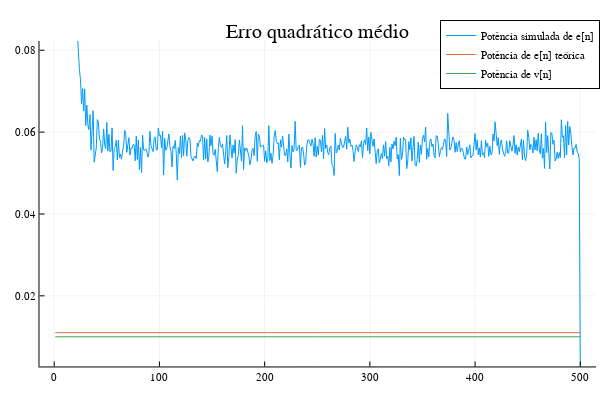

The notebook cell saved with this chart:
### Code cell
plot(title= "Erro quadrático médio")
plot!(erro', label = "Potência simulada de e[n]")
plot!(ones(N)*(σv2 + EMSE), label = "Potência de e[n] teórica")
plot!(ones(N)*σv2, label= "Potência de v[n]")
plot!(ylims = [0.005, 0.08])

### Figure 1 — Plotly figure (JSON) as saved in the notebook; plotly's stock layout.template omitted (floating-point values rounded to 4 significant figures; data arrays with more than 128 entries replaced by an {"elided": "..."} marker saying what was removed)
{"data": [{"colorbar": {"title": ""}, "legendgroup": "Potência simulada de e[n]", "line": {"color": "rgba(0, 154, 250, 1.000)", "dash": "solid", "shape": "linear", "width": 1}, "mode": "lines", "name": "Potência simulada de e[n]", "showlegend": true, "type": "scatter", "x": {"elided": "500 int values"}, "xaxis": "x", "y": {"elided": "500 float values"}, "yaxis": "y", "zmax": null, "zmin": null}, {"colorbar": {"title": ""}, "legendgroup": "Potência de e[n] teórica", "line": {"color": "rgba(227, 111, 71, 1.000)", "dash": "solid", "shape": "linear", "width": 1}, "mode": "lines", "name": "Potência de e[n] teórica", "showlegend": true, "type": "scatter", "x": {"elided": "500 int values"}, "xaxis": "x", "y": {"elided": "500 float values"}, "yaxis": "y", "zmax": null, "zmin": null}, {"colorbar": {"title": ""}, "legendgroup": "Potência de v[n]", "line": {"color": "rgba(62, 164, 78, 1.000)", "dash": "solid", "shape": "linear", "width": 1}, "mode": "lines", "name": "Potência de v[n]", "showlegend": true, "type": "scatter", "x": {"elided": "500 int values"}, "xaxis": "x", "y": {"elided": "500 float values"}, "yaxis": "y", "zmax": null, "zmin": null}], "layout": {"annotations": [{"font": {"color": "rgba(0, 0, 0, 1.000)", "family": "sans-serif", "size": 20}, "rotation": 0, "showarrow": false, "text": "Erro quadrático médio", "x": 0.5296, "xanchor": "center", "xref": "paper", "y": 1, "yanchor": "top", "yref": "paper"}], "height": 400, "legend": {"bgcolor": "rgba(255, 255, 255, 1.000)", "bordercolor": "rgba(0, 0, 0, 1.000)", "borderwidth": 1, "font": {"color": "rgba(0, 0, 0, 1.000)", "family": "sans-serif", "size": 11}, "tracegroupgap": 0, "traceorder": "normal", "x": 1, "xanchor": "auto", "y": 1, "yanchor": "auto"}, "margin": {"b": 20, "l": 0, "r": 0, "t": 20}, "paper_bgcolor": "rgba(255, 255, 255, 1.000)", "plot_bgcolor": "rgba(255, 255, 255, 1.000)", "showlegend": true, "width": 600, "xaxis": {"anchor": "y", "domain": [0.06582, 0.9934], "gridcolor": "rgba(0, 0, 0, 0.100)", "gridwidth": 0.5, "linecolor": "rgba(0, 0, 0, 1.000)", "mirror": false, "range": [-13.97, 515.0], "showgrid": true, "showline": true, "showticklabels": true, "tickangle": 0, "tickcolor": "rgb(0, 0, 0)", "tickfont": {"color": "rgba(0, 0, 0, 1.000)", "family": "sans-serif", "size": 11}, "tickmode": "array", "ticks": "inside", "ticktext": ["0", "100", "200", "300", "400", "500"], "tickvals": [0, 100, 200, 300, 400, 500], "title": "", "titlefont": {"color": "rgba(0, 0, 0, 1.000)", "family": "sans-serif", "size": 15}, "type": "-", "visible": true, "zeroline": false, "zerolinecolor": "rgba(0, 0, 0, 1.000)"}, "yaxis": {"anchor": "x", "domain": [0.03762, 0.9415], "gridcolor": "rgba(0, 0, 0, 0.100)", "gridwidth": 0.5, "linecolor": "rgba(0, 0, 0, 1.000)", "mirror": false, "range": [0.00275, 0.08225], "showgrid": true, "showline": true, "showticklabels": true, "tickangle": 0, "tickcolor": "rgb(0, 0, 0)", "tickfont": {"color": "rgba(0, 0, 0, 1.000)", "family": "sans-serif", "size": 11}, "tickmode": "array", "ticks": "inside", "ticktext": ["0.02", "0.04", "0.06", "0.08"], "tickvals": [0.02, 0.04, 0.06, 0.08], "title": "", "titlefont": {"color": "rgba(0, 0, 0, 1.000)", "family": "sans-serif", "size": 15}, "type": "-", "visible": true, "zeroline": false, "zerolinecolor": "rgba(0, 0, 0, 1.000)"}}}
